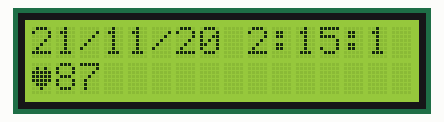
The sketch below on a simulated Arduino Mega 2560, built with avr-gcc and run on an emulated ATmega2560. Parts: 16×2 character LCD. The local clock reads 2024-03-15 10:24:30 at power-on unless the sketch sets it; random numbers use the default seed unless the sketch sets one; what the sketch prints to the serial monitor is not drawn.

Above: at 1.1 s.
At 5.2 s:
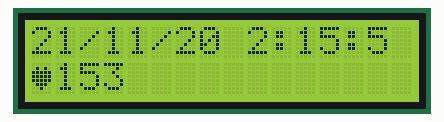
At 9.2 s:
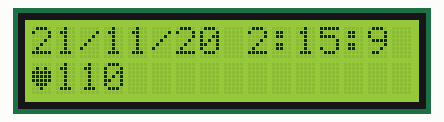
At 19.2 s:
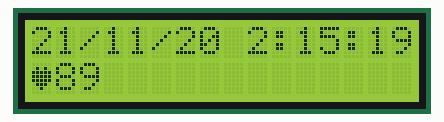
At 27.3 s:
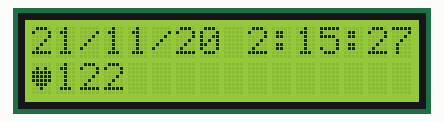
At 37.3 s:
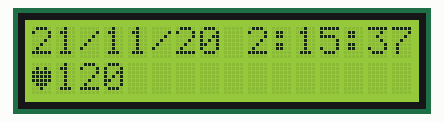

The sketch:

testesiniciais.ino
```cpp
#include <LiquidCrystal.h>
#include <Wire.h>
#include <DS3231.h>

#define ler_delay 1000

RTClib myRTC; //https://github.com/NorthernWidget/DS3231/tree/master/examples
LiquidCrystal lcd(40,38,36,34,32,30); // Porta RS, E, D4, D5, D6, D7
DS3231 Clock;

byte Year = 20;
byte Month = 11;
byte Day = 21;
byte Hour = 02;
byte Minute = 15;
byte Second = 00;

int HeartBeatMin = 80;
int HeartBeatMax = 180;

byte coracao[8] = { B00000,
                    B01010,
                    B11111,
                    B11111,
                    B11111,
                    B01110,
                    B00100,
                    B00000 };

// Criando a função print LCD, para deixar o código mais enxuto.
void printLCD()
{
    DateTime now = myRTC.now();

    lcd.clear();
    lcd.setCursor(0,0); // Seta o cursor do LCD na Coluna 0 e Linha 0( Visualmente a primeira linha e primeira coluna).


    lcd.print(now.day(), DEC);
    lcd.print('/');
    lcd.print(now.month(), DEC);
    lcd.print('/');
    lcd.print(now.year()/100, DEC);
    lcd.print(' ');

    lcd.print(now.hour(), DEC);
    lcd.print(':');
    lcd.print(now.minute(), DEC);
    lcd.print(':');
    lcd.print(now.second(), DEC);

    lcd.setCursor(0,1); // Seta o cursor do LCd na Coluna 0 e Linha 1.
    lcd.write(1);
    lcd.print(random(HeartBeatMin, HeartBeatMax));


}

void setup() {
//Serial.begin(9600);
    Serial.begin(57600);
    Wire.begin();

    lcd.createChar(1, coracao);
    lcd.begin(16,2); // Inicia o objeto LCD e suas 16 colunas e 2 linhas
    SetaRelogio();


}

void loop()
{
delay(ler_delay); //Aguarda 30s
printLCD(); // Executa a função que printa os valores de Temp e Umi, no LCD, de acordo com a config.
Relogio();
}

void Relogio()
{

    delay(1000);

    DateTime now = myRTC.now();

    Serial.print(now.year(), DEC);
    Serial.print('/');
    Serial.print(now.month(), DEC);
    Serial.print('/');
    Serial.print(now.day(), DEC);
    Serial.print(' ');
    Serial.print(now.hour(), DEC);
    Serial.print(':');
    Serial.print(now.minute(), DEC);
    Serial.print(':');
    Serial.print(now.second(), DEC);
    Serial.println();

    Serial.print(" since midnight 1/1/1970 = ");
    Serial.print(now.unixtime());
    Serial.print("s = ");
    Serial.print(now.unixtime() / 86400L);
    Serial.println("d");

}

void SetaRelogio()
{

    Clock.setClockMode(false);
    Clock.setYear(Year);
    Clock.setMonth(Month);
    Clock.setDate(Day);
    //Clock.setDate(Date);
    //Clock.setDoW(DoW);
    Clock.setHour(Hour);
    Clock.setMinute(Minute);
    Clock.setSecond(Second);

}
```

Measured:
- what the display in image 0 shows lasts 2.0 s, from 1.1 s to 3.1 s
